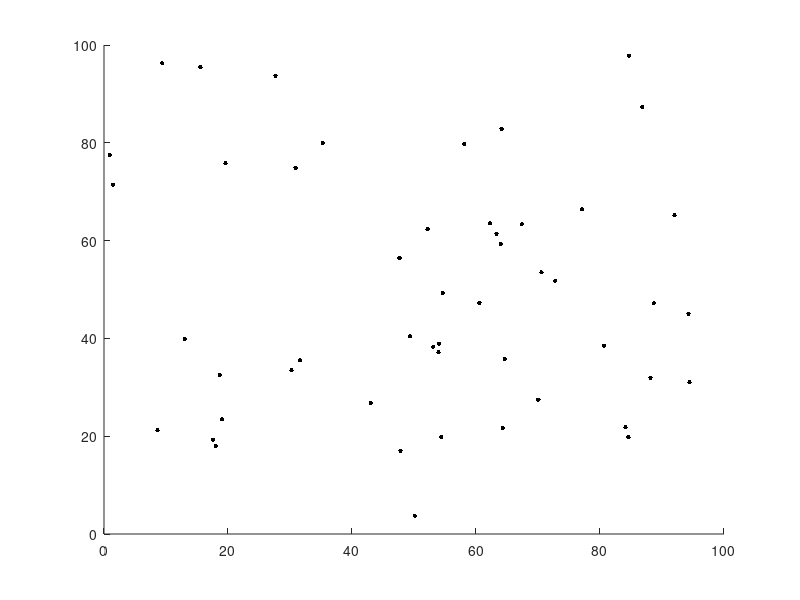

MATLAB code for this plot:
%%%%%%%%%%%%%%%%%%%%%%%%%%%%%%%%%%%%%%%%%%%%%%%%%%%%%%%%%%%%%%%%%%%%%%%%%%%
%%%%%%%%%%%%%%%%%%%%%%%%%%%%%%%%%%%%%%%%%%%%%%%%%%%%%%%%%%%%%%%%%%%%%%%%%%%
%%%%%%          Sheep Simulator                                      %%%%%%
%%%%%%          4M20 Robotics, coursework template                   %%%%%%
%%%%%%          University of Cambridge                              %%%%%%
%%%%%%          Michaelmas 2015                                      %%%%%%
%%%%%%%%%%%%%%%%%%%%%%%%%%%%%%%%%%%%%%%%%%%%%%%%%%%%%%%%%%%%%%%%%%%%%%%%%%%
%%%%%%%%%%%%%%%%%%%%%%%%%%%%%%%%%%%%%%%%%%%%%%%%%%%%%%%%%%%%%%%%%%%%%%%%%%%

%%%%%%%%%%%%%%%%%%%%%%%%%%%%%%%%%%%%%%%%%%%%%%%%%%%%%%%%%%%%%%%%%%%%%%%%%%%
%% Sheep Simulation                                                      %%
%%%%%%%%%%%%%%%%%%%%%%%%%%%%%%%%%%%%%%%%%%%%%%%%%%%%%%%%%%%%%%%%%%%%%%%%%%%

%% Blank slate
clear all
close all
clc

%% Parameters

no_of_sheep = 50;
dt = 1e-2;          % simulation step size (smallest is 1e-2)
sim_length = 30;    % simulation length (no. of seconds)
sheep_mvt = 0.1;      % amount of sheep movement per simulation step
fps = 25;           % update rate
start_mvt = 0.008;   % chance of sheep to start movement
cont_mvt = 0.95;     % chance of sheep to continue moving once moving
deg_of_freedom = 30;% the arc which the sheep is free to choose to head in

%% Initialisation

% initialise some variables
sheep_pos_x = zeros(sim_length/dt,no_of_sheep); % preallocate
sheep_pos_y = zeros(sim_length/dt,no_of_sheep); % preallocate
sheep_move = zeros(1,no_of_sheep);              % preallocate
prev_angle = zeros(1,no_of_sheep);              % preallocate
prev_toc = 0;

% initialise the figure
figure(1)
hold on
axis([0 100 0 100])

for i = 1:no_of_sheep
    sheep_pos_x(1,i) = rand*60 + 20; % randomise from 20-80
    sheep_pos_y(1,i) = rand*60 + 20; % randomise from 20-80
    prev_angle(1,i) = rand*2*pi;
    sheep(i) = line(sheep_pos_x(1,i),sheep_pos_y(1,i),'color',[0 0 0],'Marker','.','MarkerSize',10); 
end

%% Simulation

tic
for i = 2:sim_length/dt
    for sheep_no = 1:no_of_sheep
        if sheep_move(1,sheep_no) == 1
            if rand < cont_mvt
                % move the sheep
                angle = (rand-0.5)*deg_of_freedom/180*pi + prev_angle(1,sheep_no);
                prev_angle(1,sheep_no) = angle;
                sheep_pos_x(i,sheep_no) = sheep_pos_x(i-1,sheep_no) + cos(angle)*sheep_mvt;
                sheep_pos_y(i,sheep_no) = sheep_pos_y(i-1,sheep_no) + sin(angle)*sheep_mvt;
                % prevent sheep from exceeding bounds
                if abs(sheep_pos_x(i,sheep_no)-50) > 50
                   sheep_pos_x(i,sheep_no) = sheep_pos_x(i-1,sheep_no);
                   prev_angle(1,sheep_no) = rand*2*pi; % also reset the angle to random one so the sheep doesn't get stuck
                end
                if abs(sheep_pos_y(i,sheep_no)-50) > 50
                   sheep_pos_y(i,sheep_no) = sheep_pos_y(i-1,sheep_no);
                   prev_angle(1,sheep_no) = rand*2*pi; % also reset the angle to random one so the sheep doesn't get stuck
                end
            else
                sheep_move(1,sheep_no) = 0;
                % don't move sheep
                sheep_pos_x(i,sheep_no) = sheep_pos_x(i-1,sheep_no);
                sheep_pos_y(i,sheep_no) = sheep_pos_y(i-1,sheep_no);
            end
        else
            if rand < start_mvt
                sheep_move(1,sheep_no) = 1;
                % move the sheep
                angle = (rand-0.5)*deg_of_freedom/180*pi + prev_angle(1,sheep_no);
                prev_angle(1,sheep_no) = angle;
                sheep_pos_x(i,sheep_no) = sheep_pos_x(i-1,sheep_no) + cos(angle)*sheep_mvt;
                sheep_pos_y(i,sheep_no) = sheep_pos_y(i-1,sheep_no) + sin(angle)*sheep_mvt;
                % prevent sheep from exceeding bounds
                if abs(sheep_pos_x(i,sheep_no)-50) > 50
                   sheep_pos_x(i,sheep_no) = sheep_pos_x(i-1,sheep_no);
                   prev_angle(1,sheep_no) = rand*2*pi; % also reset the angle to random one so the sheep doesn't get stuck
                end
                if abs(sheep_pos_y(i,sheep_no)-50) > 50
                   sheep_pos_y(i,sheep_no) = sheep_pos_y(i-1,sheep_no); 
                   prev_angle(1,sheep_no) = rand*2*pi; % also reset the angle to random one so the sheep doesn't get stuck
                end
            else
                % don't move sheep
                sheep_pos_x(i,sheep_no) = sheep_pos_x(i-1,sheep_no);
                sheep_pos_y(i,sheep_no) = sheep_pos_y(i-1,sheep_no);
            end
        end
    end
    now_toc = toc;
    if now_toc - prev_toc >= 1/fps
        for j = 1:no_of_sheep
            set(sheep(j),'xdata',sheep_pos_x(i,j),'ydata',sheep_pos_y(i,j));
        end
        drawnow
        prev_toc = now_toc;
    end
    pause(dt)
end